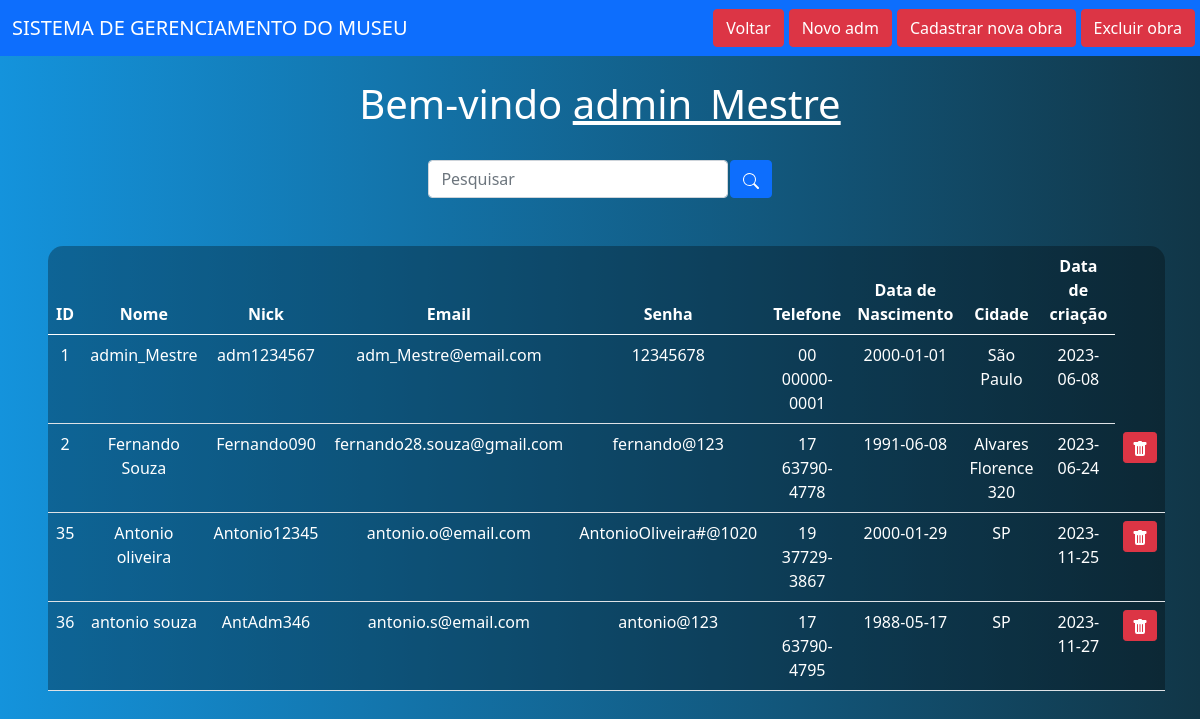
The app's page /Pag_Sistema/sistema.php (signed in) with its own data.
### tables this page shows
CREATE TABLE `usuarios` (
  `ID` int(11) NOT NULL,
  `NOME` varchar(50) NOT NULL,
  `NICK` varchar(50) NOT NULL,
  `EMAIL` varchar(50) NOT NULL,
  `SENHA` varchar(30) NOT NULL,
  `TELEFONE` varchar(20) NOT NULL,
  `DATA_NASCIMENTO` date NOT NULL,
  `CIDADE` varchar(50) NOT NULL,
  `FOTO` varchar(220) NOT NULL,
  `DATA_CRIACAO` date NOT NULL DEFAULT current_timestamp(),
  `TIPO_USUARIO` int(50) NOT NULL
);

### Pag_Sistema/sistema.php (the view, shortened to what this page needs)
<?php
	include "../conexao.php";
?>
<!DOCTYPE html>
<html lang="pt-br">
<head>
    <link href="https://cdn.jsdelivr.net/npm/bootstrap@5.0.2/dist/css/bootstrap.min.css" rel="stylesheet">
</head>
<body>
    <nav class="navbar navbar-expand-lg navbar-dark bg-primary">
        <div class="container-fluid">
            <a class="navbar-brand" href="#">SISTEMA DE GERENCIAMENTO DO MUSEU </a>
        </div>
        <div class="d-flex">
            <a href="../Pag_Usuario/usuario.php" style="width: max-content !important; margin-right: 5px !important;" class="btn btn-danger me-5">Voltar</a>
            <a href="cadastrarAdm.php" style="width: max-content !important; margin-right: 5px !important;" class="btn btn-danger me-5">Novo adm</a>
            <a href="addObra.php" style="width: max-content !important; margin-right: 5px !important;" class="btn btn-danger me-5">Cadastrar nova obra</a>
            <a href="obras.php" style="width: max-content !important; margin-right: 5px !important;" class="btn btn-danger me-5">Excluir obra</a>
        </div>
    </nav>
    <br>
    <?php
        echo "<h1>Bem-vindo <u>" . $_SESSION["nome_usuario"] . "</u></h1>";
    ?>
    <br>
    <div class="box-search">
        <input type="search" class="form-control w-25" placeholder="Pesquisar" id="pesquisar">
        <button onclick="searchData()" class="btn btn-primary">
        </button>
    </div>
    <div class="m-5">
        <table class="table text-white table-bg">
            <thead>
                <tr>
                    <th scope="col">ID</th>
                    <th scope="col">Nome</th>
                    <th scope="col">Nick</th>
                    <th scope="col">Email</th>
                    <th scope="col">Senha</th>
                    <th scope="col">Telefone</th>
                    <th scope="col">Data de Nascimento</th>
                    <th scope="col">Cidade</th>
                    <th scope="col">Data de criação</th>
                </tr>
            </thead>
            <tbody>
                <?php
                    if(isset($_GET["search"])){
                        $result = mysqli_query($conn, "SELECT * FROM usuarios WHERE `NOME` LIKE '%{$_GET['search']}%'");
                    }else{
                        $result = mysqli_query($conn, "SELECT * FROM usuarios ORDER BY ID ASC");
                    }
                    while($user_data = mysqli_fetch_assoc($result)) {
                        echo "<tr>";
                        echo "<td>".$user_data['ID']."</td>";
                        echo "<td>".$user_data['NOME']."</td>";
                        echo "<td>".$user_data['NICK']."</td>";
                        echo "<td>".$user_data['EMAIL']."</td>";
                        echo "<td>".$user_data['SENHA']."</td>";
                        echo "<td>".$user_data['TELEFONE']."</td>";
                        echo "<td>".$user_data['DATA_NASCIMENTO']."</td>";
                        echo "<td>".$user_data['CIDADE']."</td>";
                        echo "<td>".$user_data['DATA_CRIACAO']."</td>";
                        if($user_data['TIPO_USUARIO'] != 0){
                            echo "<td>
                                <a class='btn btn-sm btn-danger' href='exclusao.php?id={$user_data['ID']}&imagem_usuario={$user_data['FOTO']}&tipo_usuario={$user_data['TIPO_USUARIO']}' title='Deletar'>
                                    <svg xmlns='http://www.w3.org/2000/svg' width='16' height='16' fill='currentColor' class='bi bi-trash-fill' viewBox='0 0 16 16'>
                                        <path d='M2.5 1a1 1 0 0 0-1 1v1a1 1 0 0 0 1 1H3v9a2 2 0 0 0 2 2h6a2 2 0 0 0 2-2V4h.5a1 1 0 0 0 1-1V2a1 1 0 0 0-1-1H10a1 1 0 0 0-1-1H7a1 1 0 0 0-1 1H2.5zm3 4a.5.5 0 0 1 .5.5v7a.5.5 0 0 1-1 0v-7a.5.5 0 0 1 .5-.5zM8 5a.5.5 0 0 1 .5.5v7a.5.5 0 0 1-1 0v-7A.5.5 0 0 1 8 5zm3 .5v7a.5.5 0 0 1-1 0v-7a.5.5 0 0 1 1 0z'/>
                                    </svg>
                                </a>
                            </td>";
                            echo "</tr>";
                        }
                    }
                    ?>
            </tbody>
        </table>
    </div>
</body>
</html>

### Pag_Sistema/sistema.php (style rules this page uses)
body { background: linear-gradient(to right, rgb(20, 147, 220), rgb(17, 54, 71)); color: white; text-align: center; }
.table-bg { background: rgba(0, 0, 0, 0.3); border-radius: 15px 15px 0 0; }
.box-search { display: flex; justify-content: center; gap: .1%; }

### records on screen
usuarios: ID "1", NOME "admin_Mestre", NICK "adm1234567", EMAIL "adm_Mestre@email.com", SENHA "12345678", TELEFONE "00 00000-0001", DATA_NASCIMENTO "2000-01-01", CIDADE "São Paulo", DATA_CRIACAO "2023-06-08"
usuarios: ID "2", NOME "Fernando Souza", NICK "Fernando090", EMAIL "fernando28.souza@gmail.com", SENHA "fernando@123", TELEFONE "17 63790-4778", DATA_NASCIMENTO "1991-06-08", CIDADE "Alvares Florence 320", DATA_CRIACAO "2023-06-24"
usuarios: ID "35", NOME "Antonio oliveira", NICK "Antonio12345", EMAIL "antonio.o@email.com", SENHA "AntonioOliveira#@1020", TELEFONE "19 37729-3867", DATA_NASCIMENTO "2000-01-29", CIDADE "SP", DATA_CRIACAO "2023-11-25"
usuarios: ID "36", NOME "antonio souza", NICK "AntAdm346", EMAIL "antonio.s@email.com", SENHA "antonio@123", TELEFONE "17 63790-4795", DATA_NASCIMENTO "1988-05-17", CIDADE "SP", DATA_CRIACAO "2023-11-27"

### other values on screen
$_SESSION["nome_usuario"] "admin_Mestre"
